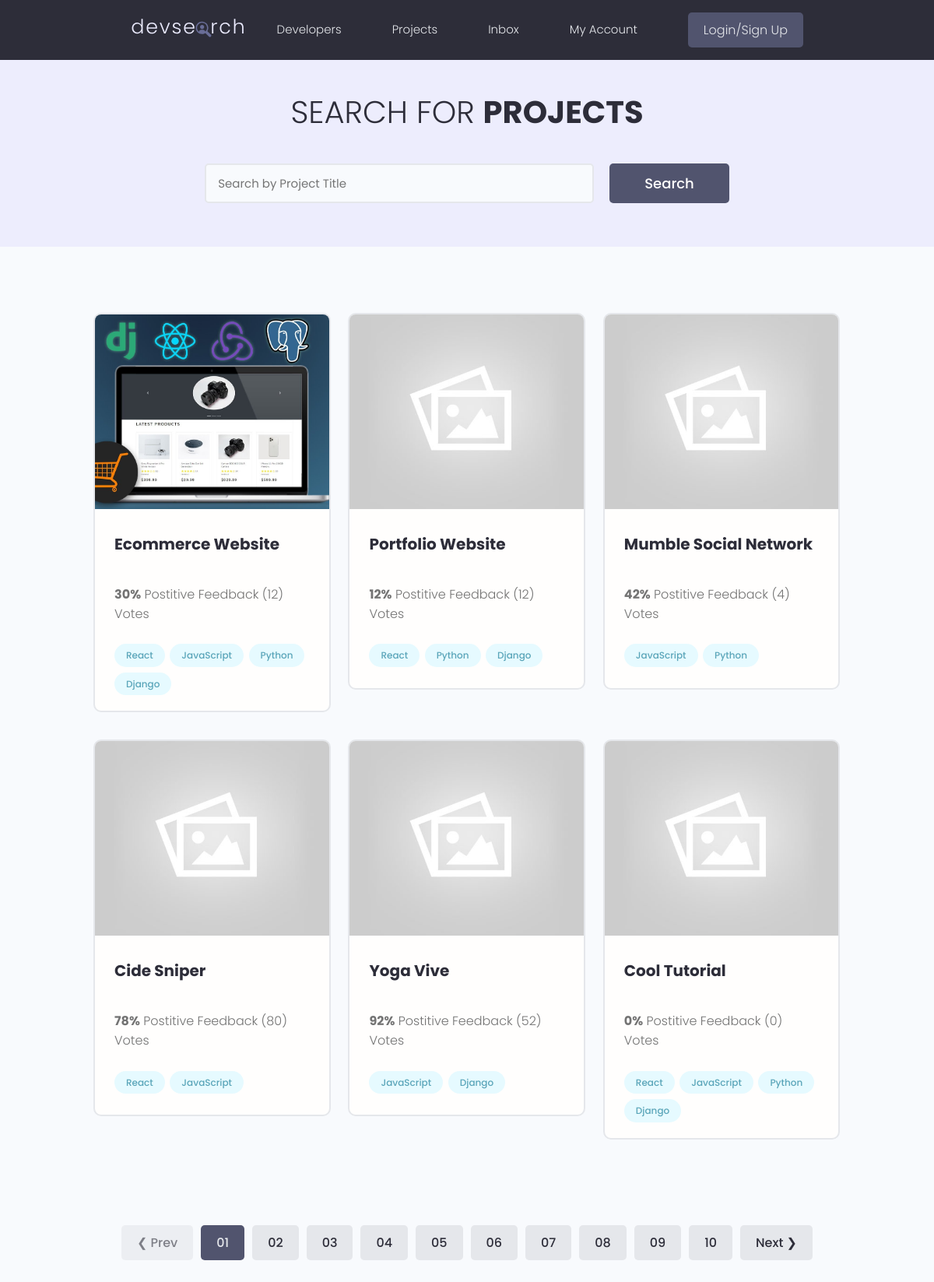
Before: /projects/ with the older database file.
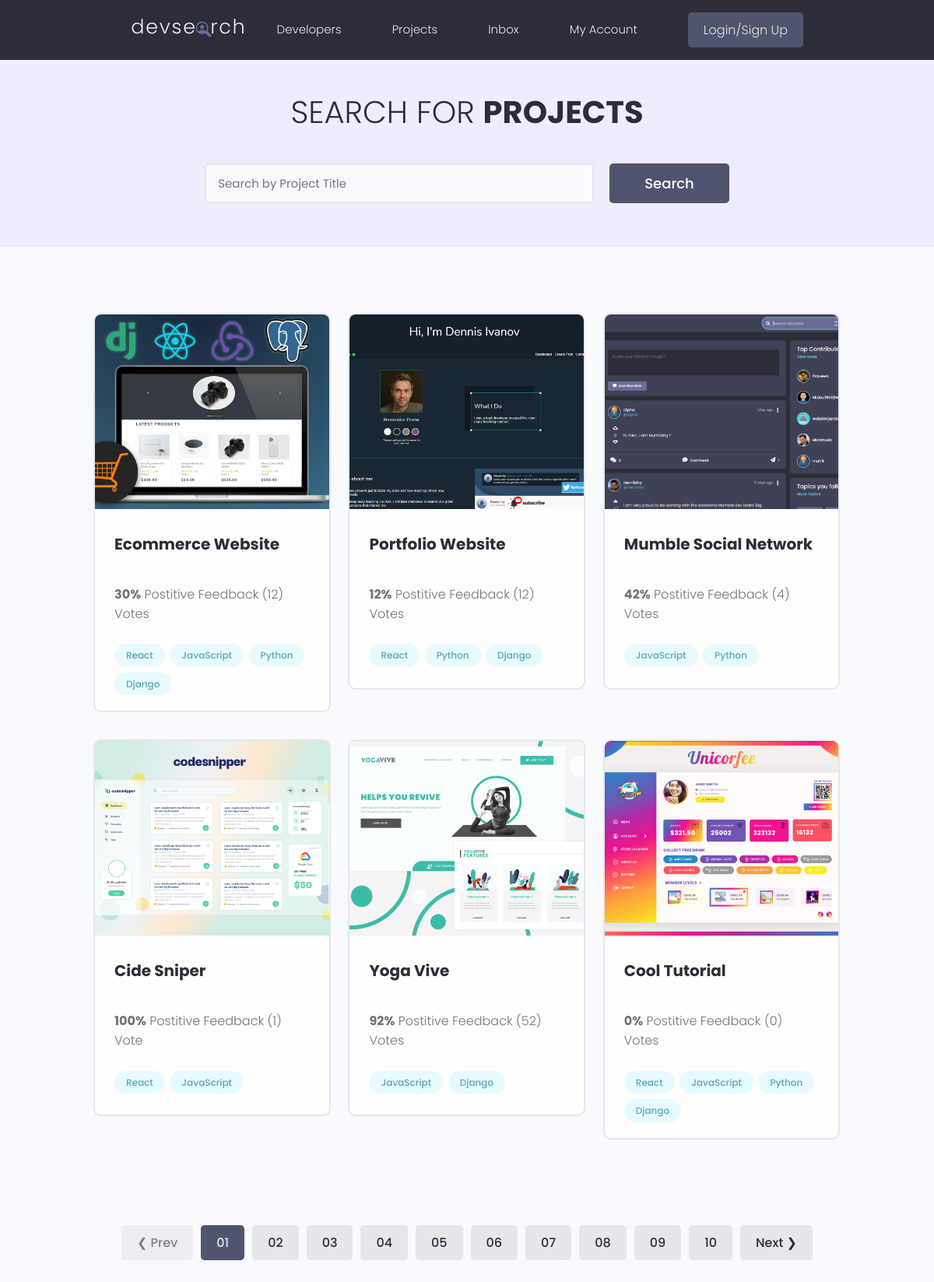
After: the same page with the newer database file.
### projects/models.py (models this page shows, shortened)
class Project(models.Model):
    owner = models.ForeignKey(Profile, null=True, blank=True, on_delete=models.SET_NULL) # many to one relationship
    title = models.CharField(max_length=200)
    description = models.TextField(null = True, blank=True) # Can leave it empty (database, django) to know
    featured_image = models.ImageField(
        null=True, blank=True, default="default.jpg")
    demo_link = models.CharField(max_length = 2000, null = True, blank = True)
    source_link = models.CharField(max_length = 2000, null = True, blank = True)
    tags = models.ManyToManyField('Tag', blank = True) # In string to be able to add it
    vote_total = models.IntegerField(default = 0, null = True, blank = True)
    vote_ratio = models.IntegerField(default = 0, null = True, blank = True)
    created = models.DateTimeField(auto_now_add = True)
    id = models.UUIDField(default = uuid.uuid4, unique = True,
                          primary_key = True, editable = False)

### projects/views.py (the view)
# urls.py: path('projects/', include('projects.urls')),
def projects(request):
    projects = Project.objects.all()
    context = {'projects' : projects}
    return render(request, 'projects/projects.html', context)

### projects/models.py (called while the page is built)
    def __str__(self):
        return self.name

### projects/templates/projects/projects.html (shortened to what this page needs)
{% extends 'main.html' %}
{% block content %}
  <main class="projects">
    <section class="hero-section text-center">
      <div class="container container--narrow">
        <div class="hero-section__box">
          <h2>Search for <span>Projects</span></h2>
        </div>
        <div class="hero-section__search">
          <form class="form" action="#" method="get">
            <div class="form__field">
              <input class="input input--text" id="formInput#search" type="text" name="text"
                placeholder="Search by Project Title" />
            </div>
            <input class="btn btn--sub btn--lg" type="submit" value="Search" />
          </form>
        </div>
      </div>
    </section>
    <section class="projectsList">
      <div class="container">
        <div class="grid grid--three">
        {% for project in projects %}
          <div class="column">
            <div class="card project">
              <a href="{% url 'project' project.id %}" class="project">
                <img class="project__thumbnail" src="{{project.featured_image.url}}" alt="project thumbnail" />
                <div class="card__body">
                  <h3 class="project__title">{{project.title}}</h3>
                  <p><a class="project__author" href="{% url 'user-profile' project.owner.id %}">{{project.owner.name}}</a></p>
                  <p class="project--rating">
                    <span style="font-weight: bold;">{{project.vote_ratio}}%</span> Postitive
                    Feedback ({{project.vote_total}}) Vote{{project.vote_total|pluralize:"s"}}
                  </p>
                  <div class="project__tags">
                    {% for tag in project.tags.all %}
                    <span class="tag tag--pill tag--main">
                      <small>{{tag}}</small>
                    </span>
                    {% endfor %}
                  </div>
                </div>
              </a>
            </div>
          </div>
        {% endfor %}
        </div>
      </div>
    </section>
    <div class="pagination">
      <ul class="container">
        <li><a href="#" class="btn btn--disabled">&#10094; Prev</a></li>
        <li><a href="#" class="btn btn--sub">01</a></li>
        <li><a href="#" class="btn">02</a></li>
        <li><a href="#" class="btn">03</a></li>
        <li><a href="#" class="btn">04</a></li>
        <li><a href="#" class="btn">05</a></li>
        <li><a href="#" class="btn">06</a></li>
        <li><a href="#" class="btn">07</a></li>
        <li><a href="#" class="btn">08</a></li>
        <li><a href="#" class="btn">09</a></li>
        <li><a href="#" class="btn">10</a></li>
        <li><a href="#" class="btn">Next &#10095;</a></li>
      </ul>
    </div>
  </main>
{% endblock content %}

Changed rows visible on the page:
changed Project "Portfolio Website": featured_image: picture added in place of a placeholder
changed Project "Mumble Social Network": featured_image: picture added in place of a placeholder
changed Project "Cide Sniper": featured_image: picture added in place of a placeholder; vote_ratio "78" → "100"; vote_total "80" → "1"
changed Project "Yoga Vive": featured_image: picture added in place of a placeholder
changed Project "Cool Tutorial": featured_image: picture added in place of a placeholder
